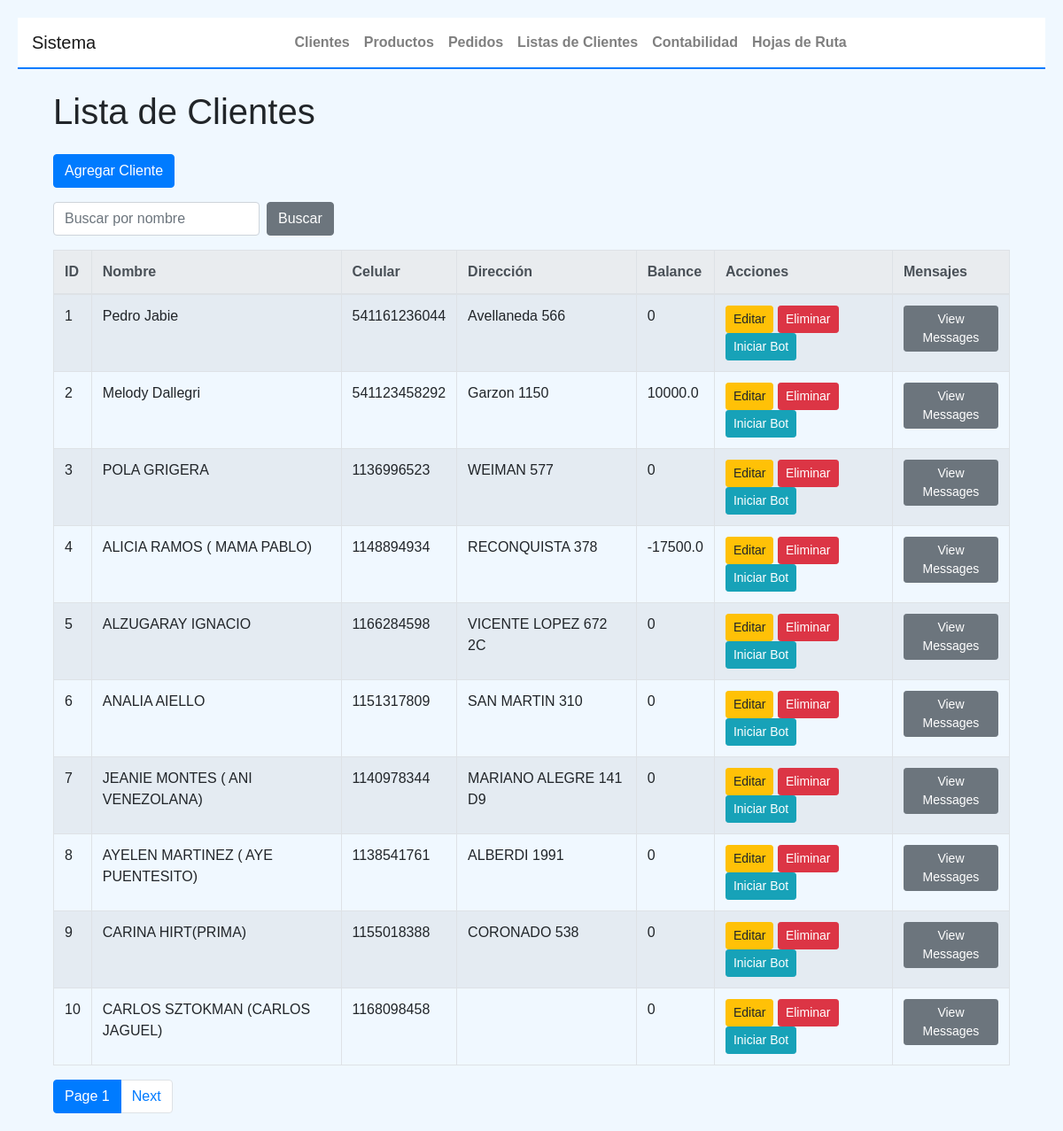
The page / on the database its author committed.
### tables this page shows
CREATE TABLE clientes (
    id INTEGER PRIMARY KEY AUTOINCREMENT,
    nombre_completo TEXT NOT NULL,
    celular TEXT NOT NULL,
    direccion TEXT NOT NULL,
    estado_conversacion TEXT,
    producto_seleccionado TEXT
);

### app2.py (the view)
@app.route('/', methods=['GET'])
@handle_db_error
def index():
    search_query = request.args.get('search', '')  # Get the search query from the URL
    page = int(request.args.get('page', 1))  # Get the current page, default to 1
    per_page = 10  # Set the number of clients to display per page
    if search_query:
        clientes = Cliente.search_by_name(search_query)
    else:
        clientes = Cliente.get_all()
    total_clients = len(clientes)
    start = (page - 1) * per_page
    end = start + per_page
    paginated_clients = clientes[start:end]
    client_data = []
    for client in paginated_clients:
        balance = client.get_balance()
        client_data.append({
            'client': client,
            'balance': balance
        })
    form = EmptyForm()
    return render_template(
        'index.html',
        clients=client_data,
        search_query=search_query,
        page=page,
        per_page=per_page,
        total_clients=total_clients,
        form=form
    )

### app2.py
class EmptyForm(FlaskForm):
    pass

### app2.py (called while the page is built)
@app.teardown_appcontext
def close_db_connection(exception):
    db = g.pop('db', None)
    if db is not None:
        db.close()

def handle_db_error(func):
    @functools.wraps(func)
    def wrapper(*args, **kwargs):
        try:
            return func(*args, **kwargs)
        except sqlite3.Error as e:
            print(f"Database error: {e}")
            return abort(500, description="Internal Server Error")
    return wrapper

### objetos2.py (called while the page is built)
    @staticmethod
    def get_db_connection():
        try:
            conn = sqlite3.connect(DATABASE)
            conn.row_factory = sqlite3.Row
            return conn
        except sqlite3.Error as e:
            print(f"Error connecting to the database: {e}")
            raise

    @staticmethod
    def close_connection(conn):
        if conn:
            try:
                conn.close()
            except sqlite3.Error as e:
                print(f"Error closing the database connection: {e}")

    @staticmethod
    def get_all():
        conn = Cliente.get_db_connection()
        try:
            clientes = conn.execute('SELECT * FROM clientes').fetchall()
            return [Cliente(cliente['nombre_completo'], cliente['celular'], cliente['direccion'], cliente['id'],
                            cliente['estado_conversacion'], cliente['producto_seleccionado']) for cliente in clientes]
        except sqlite3.Error as e:
            print(f"Error retrieving all clientes: {e}")
        finally:
            Cliente.close_connection(conn)
        return []

    def get_balance(self):
        transactions = Transaction.get_by_client_id(self.id)
        balance = sum([t.amount for t in transactions])  # Sum the 'amount' field in all transactions
        return balance

    @staticmethod
    def get_by_client_id(client_id):
        conn = Transaction.get_db_connection()
        try:
            rows = conn.execute('SELECT * FROM transactions WHERE client_id = ?', (client_id,)).fetchall()
            transactions = [
                Transaction(
                    id=row['id'],
                    client_id=row['client_id'],
                    amount=row['amount'],
                    date=row['date'],
                    description=row['description'],
                ) for row in rows
            ]
            return transactions
        except sqlite3.Error as e:
            print(f"Error retrieving transactions: {e}")
        finally:
            Transaction.close_connection(conn)
        return []

### templates/index.html (shortened to what this page needs)
{% extends "base.html" %}
{% block content %}
<div class="container mt-4">
    <h1 class="mb-4">Lista de Clientes</h1>
    <a href="{{ url_for('nuevo_cliente') }}" class="btn btn-primary mb-3">Agregar Cliente</a>
    <form method="GET" action="{{ url_for('index') }}" class="form-inline mb-3">
        <input type="text" name="search" placeholder="Buscar por nombre" value="{{ search_query }}" class="form-control mr-2">
        <button type="submit" class="btn btn-secondary">Buscar</button>
    </form>
    <div class="table-responsive">
        <table class="table table-bordered table-striped">
            <thead class="thead-light">
                <tr>
                    <th>ID</th>
                    <th>Nombre</th>
                    <th>Celular</th>
                    <th>Dirección</th>
                    <th>Balance</th>
                    <th>Acciones</th>
                    <th>Mensajes</th>
                </tr>
            </thead>
            <tbody>
                {% for cliente_info in clients %}
                <tr>
                    <td>{{ cliente_info.client.id }}</td>
                    <td>{{ cliente_info.client.nombre_completo }}</td>
                    <td>{{ cliente_info.client.celular }}</td>
                    <td>{{ cliente_info.client.direccion }}</td>
                    <td>{{ cliente_info.balance }}</td>
                    <td>
                        <a href="{{ url_for('editar_cliente', id=cliente_info.client.id) }}" class="btn btn-warning btn-sm">Editar</a>
                        <form action="{{ url_for('eliminar_cliente', id=cliente_info.client.id) }}" method="POST" style="display:inline;">
                            <button type="submit" class="btn btn-danger btn-sm">Eliminar</button>
                        </form>
                        <form action="{{ url_for('iniciar_conversacion', id=cliente_info.client.id) }}" method="POST" style="display:inline;">
                            <button type="submit" class="btn btn-info btn-sm">Iniciar Bot</button>
                        </form>
                    </td>
                    <td>
                        <a href="{{ url_for('client_messages', whatsapp_id=cliente_info.client.celular) }}" class="btn btn-secondary btn-sm">View Messages</a>
                    </td>
                </tr>
                {% endfor %}
            </tbody>
        </table>
    </div>
    <nav aria-label="Client Pagination">
        <ul class="pagination">
            <li class="page-item active">
                <a class="page-link">Page {{ page }}</a>
            </li>
            {% if total_clients > page * per_page %}
            <li class="page-item">
                <a class="page-link" href="{{ url_for('index', search=search_query, page=page+1) }}">Next</a>
            </li>
            {% endif %}
        </ul>
    </nav>
</div>
{% endblock %}

### templates/base.html (style rules this page uses)
body { font-family: Arial, sans-serif; margin: 20px; background-color: #f0f8ff; }

### rows shown on the page
clientes: client.id "1", client.nombre_completo "Pedro Jabie", client.celular "541161236044", client.direccion "Avellaneda 566"
clientes: client.id "2", client.nombre_completo "Melody Dallegri", client.celular "541123458292", client.direccion "Garzon 1150"
clientes: client.id "3", client.nombre_completo "POLA GRIGERA", client.celular "1136996523", client.direccion "WEIMAN 577"
clientes: client.id "4", client.nombre_completo "ALICIA RAMOS ( MAMA PABLO)", client.celular "1148894934", client.direccion "RECONQUISTA 378"
clientes: client.id "5", client.nombre_completo "ALZUGARAY IGNACIO", client.celular "1166284598", client.direccion "VICENTE LOPEZ 672 2C"
clientes: client.id "6", client.nombre_completo "ANALIA AIELLO", client.celular "1151317809", client.direccion "SAN MARTIN 310"
clientes: client.id "7", client.nombre_completo "JEANIE MONTES ( ANI VENEZOLANA)", client.celular "1140978344", client.direccion "MARIANO ALEGRE 141 D9"
clientes: client.id "8", client.nombre_completo "AYELEN MARTINEZ ( AYE PUENTESITO)", client.celular "1138541761", client.direccion "ALBERDI 1991"
clientes: client.id "9", client.nombre_completo "CARINA HIRT(PRIMA)", client.celular "1155018388", client.direccion "CORONADO 538"
clientes: client.id "10", client.nombre_completo "CARLOS SZTOKMAN (CARLOS JAGUEL)", client.celular "1168098458"

### other values the page prints
{{ cliente_info.balance }} "0" "10000.0" "0" "-17500.0" "0" "0" "0" "0" "0" "0"
{{ page }} "1"
